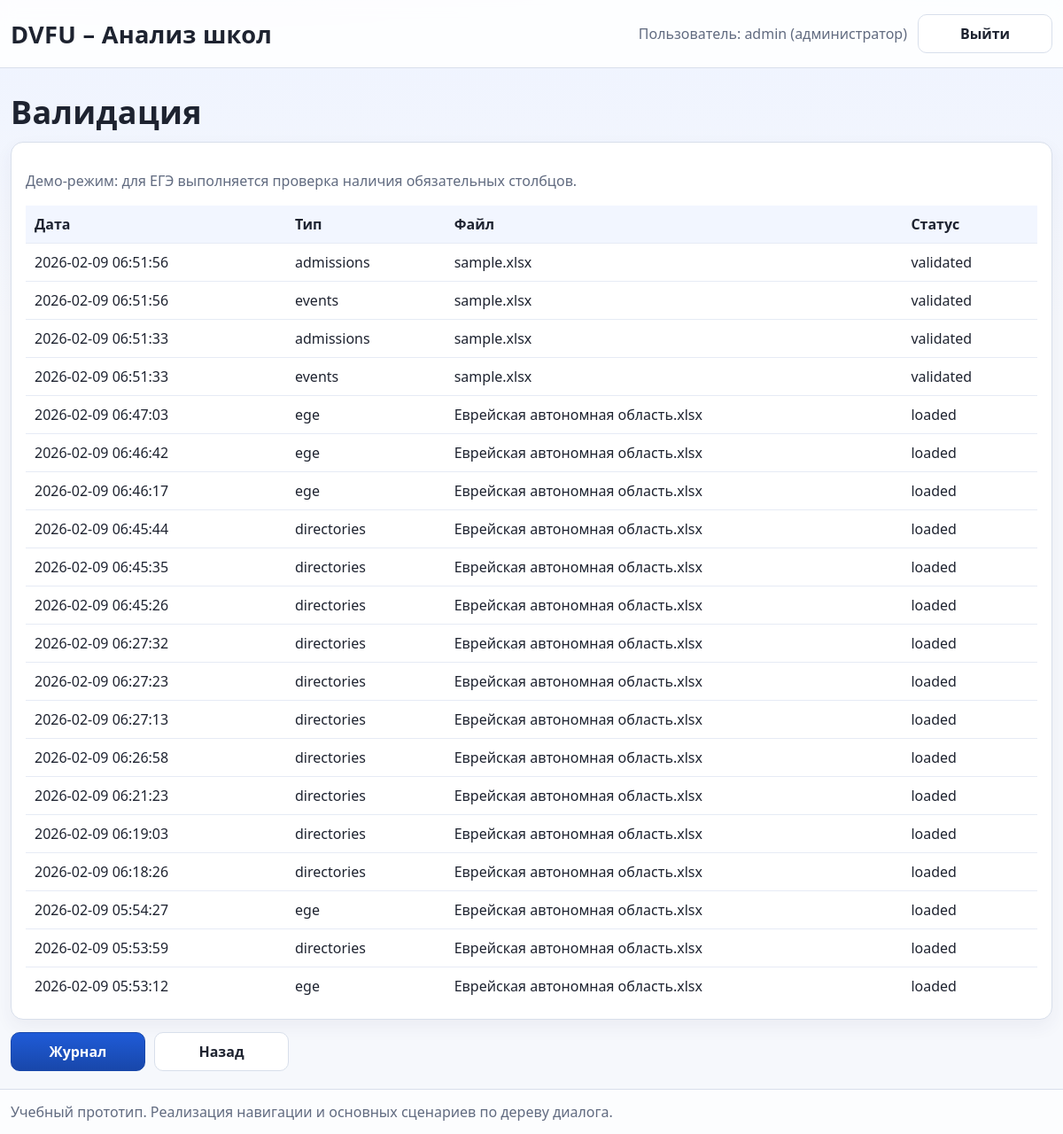
/data/validate (signed in), run on an earlier commit of the app's database.
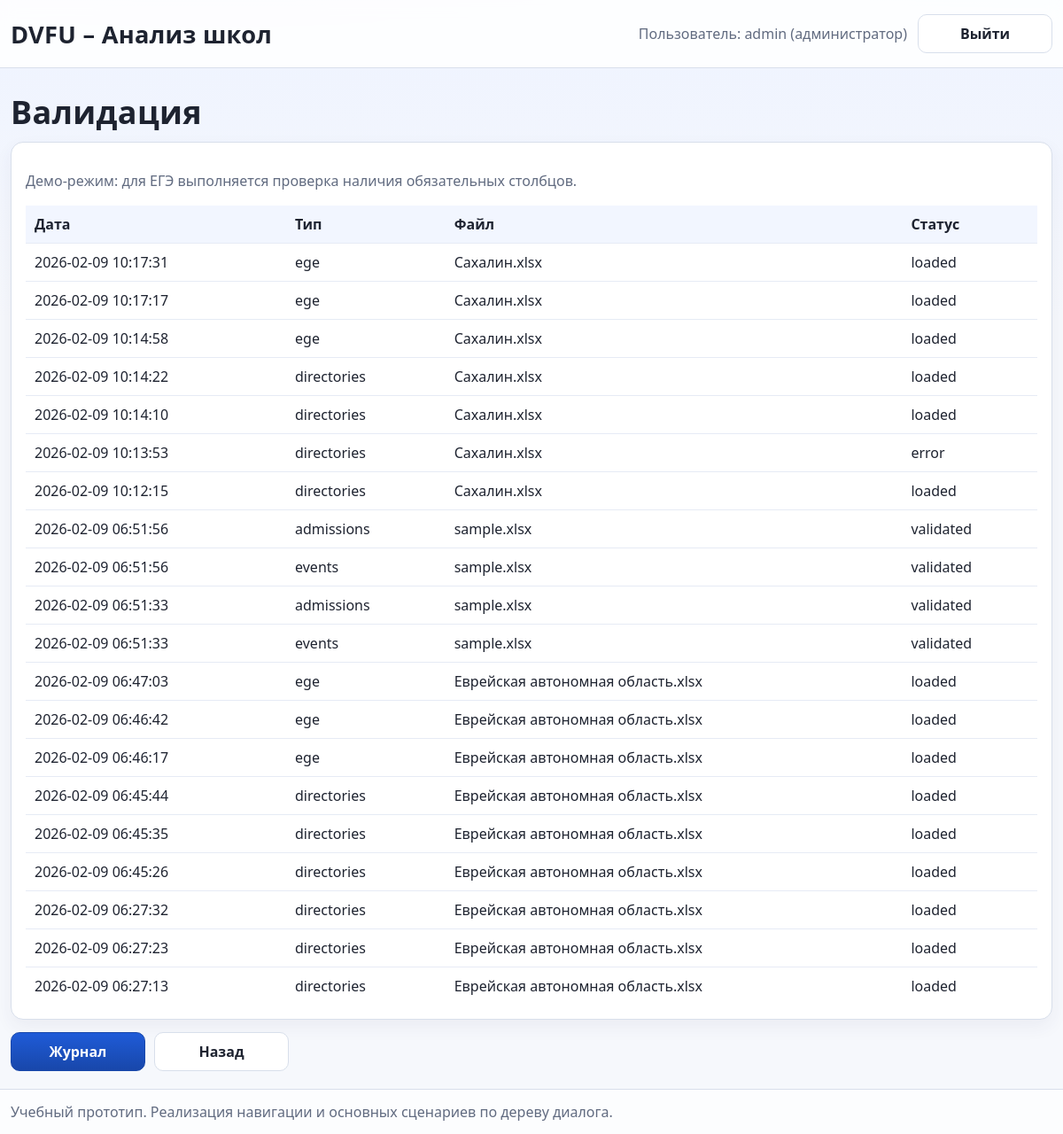
And on a later commit of the database.
### db.py (models this page shows)
class Base(DeclarativeBase):
    pass

class ImportJob(Base):
    __tablename__ = "import_job"
    id = Column(Integer, primary_key=True)
    job_type = Column(String(32), nullable=False)  # ege | admissions | events
    filename = Column(String(255), nullable=False)
    status = Column(String(32), nullable=False, default="uploaded")  # uploaded | validated | loaded | error
    details = Column(Text, nullable=True)
    created_at = Column(DateTime(timezone=True), server_default=sqlfunc.now(), nullable=False)

### routes.py (the view)
@router.get("/data/validate")
def validation_page(request: Request, db: Session = Depends(get_db)):
    user = require_user(request, db)
    jobs = db.query(ImportJob).order_by(ImportJob.created_at.desc()).limit(20).all()
    return render("validation.html", {"request": request, "user": user, "jobs": jobs})

### templates/validation.html
{% extends "base.html" %}
{% block content %}
<h1>Валидация</h1>
<div class="card">
  <p class="muted">Демо-режим: для ЕГЭ выполняется проверка наличия обязательных столбцов.</p>
  <table class="table">
    <thead>
      <tr>
        <th>Дата</th>
        <th>Тип</th>
        <th>Файл</th>
        <th>Статус</th>
      </tr>
    </thead>
    <tbody>
    {% for j in jobs %}
      <tr>
        <td>{{ j.created_at }}</td>
        <td>{{ j.job_type }}</td>
        <td>{{ j.filename }}</td>
        <td>{{ j.status }}</td>
      </tr>
    {% endfor %}
    </tbody>
  </table>
</div>
<div class="row">
  <a class="btn" href="/data/history">Журнал</a>
  <a class="btn btn-ghost" href="/data">Назад</a>
</div>
{% endblock %}

What changed in the data, as far as the page shows it:
no longer on this page (row unchanged): ImportJob: created_at "2026-02-09 06:26:58", job_type "directories", filename "Еврейская автономная область.xlsx", status "loaded"
no longer on this page (row unchanged): ImportJob: created_at "2026-02-09 06:21:23", job_type "directories", filename "Еврейская автономная область.xlsx", status "loaded"
no longer on this page (row unchanged): ImportJob: created_at "2026-02-09 06:19:03", job_type "directories", filename "Еврейская автономная область.xlsx", status "loaded"
no longer on this page (row unchanged): ImportJob: created_at "2026-02-09 06:18:26", job_type "directories", filename "Еврейская автономная область.xlsx", status "loaded"
no longer on this page (row unchanged): ImportJob: created_at "2026-02-09 05:54:27", job_type "ege", filename "Еврейская автономная область.xlsx", status "loaded"
no longer on this page (row unchanged): ImportJob: created_at "2026-02-09 05:53:59", job_type "directories", filename "Еврейская автономная область.xlsx", status "loaded"
no longer on this page (row unchanged): ImportJob: created_at "2026-02-09 05:53:12", job_type "ege", filename "Еврейская автономная область.xlsx", status "loaded"
added ImportJob: created_at "2026-02-09 10:17:31", job_type "ege", filename "Сахалин.xlsx", status "loaded"
added ImportJob: created_at "2026-02-09 10:17:17", job_type "ege", filename "Сахалин.xlsx", status "loaded"
added ImportJob: created_at "2026-02-09 10:14:58", job_type "ege", filename "Сахалин.xlsx", status "loaded"
added ImportJob: created_at "2026-02-09 10:14:22", job_type "directories", filename "Сахалин.xlsx", status "loaded"
added ImportJob: created_at "2026-02-09 10:14:10", job_type "directories", filename "Сахалин.xlsx", status "loaded"
added ImportJob: created_at "2026-02-09 10:13:53", job_type "directories", filename "Сахалин.xlsx", status "error"
added ImportJob: created_at "2026-02-09 10:12:15", job_type "directories", filename "Сахалин.xlsx", status "loaded"
